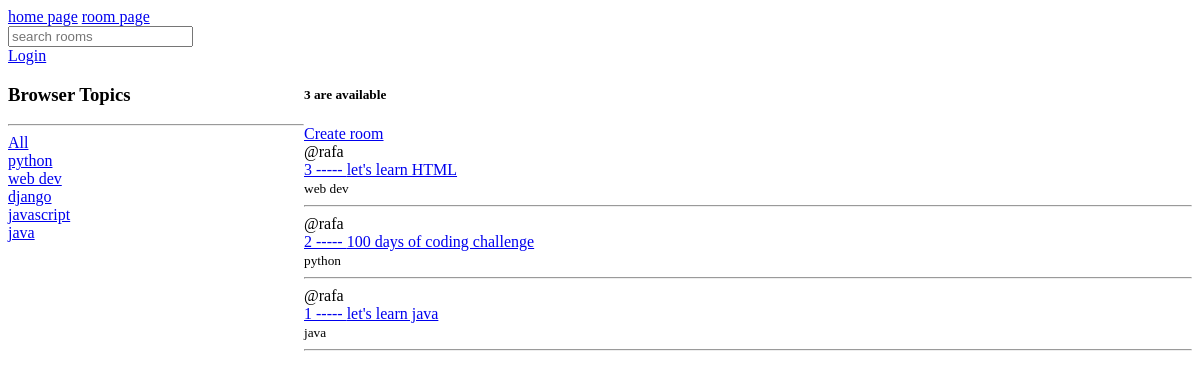
Before: / with the older database file.
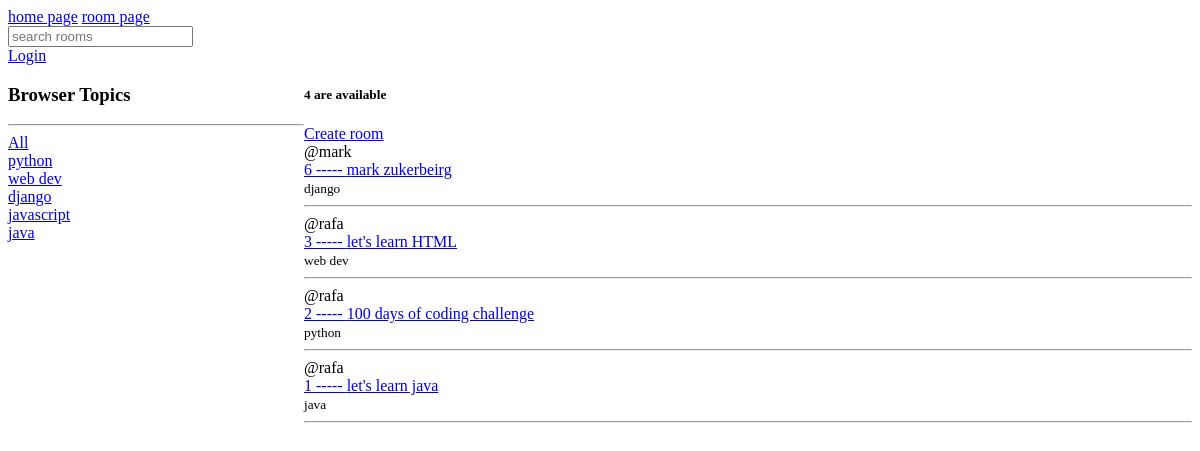
After: the same page with the newer database file.
### base/models.py (models this page shows, shortened)
class Topic(models.Model):
    name=models.CharField(max_length=200)

class Room(models.Model):
    host=models.ForeignKey(User,on_delete=models.SET_NULL,null=True)
    name=models.CharField(max_length=200)
    topic=models.ForeignKey(Topic,on_delete=models.SET_NULL,null=True)
    description=models.TextField(null=True,blank=True)
    updated=models.DateTimeField(auto_now=True)
    created=models.DateTimeField(auto_now_add=True)
    class Meta:
        ordering=['-updated','-created']

### base/views.py (the view)
# urls.py: path('',views.home,name='home'),
def home(request):
    q=request.GET.get('q') if request.GET.get('q') !=None else ''
    rooms=Room.objects.filter(Q(topic__name__icontains=q) |Q(name__icontains=q)|Q(description__icontains=q))
    topics=Topic.objects.all()
    room_count=rooms.count()
    context={'rooms':rooms,'topics':topics,'room_count':room_count}
    return render(request,'base/home.html',context);

### base/templates/base/home.html (shortened to what this page needs)
{% extends "main.html" %}
{% block content %}
<div class="home-container">
    <div>
        <h3>Browser Topics</h3>
        <hr>
        <div>
            <a href="{% url 'home' %}">All</a>
        </div>
        {% for topic in topics%}
        <div>
            <a href="{% url 'home' %}?q={{topic.name}}">{{topic.name}}</a>
        </div>
        {% endfor%}
    </div>
    <div>
        <h5>{{room_count}} are available</h5>
        <a href="{% url 'create-room' %}">Create room </a>
    <div>
        {% for room in rooms %}
        <div>
            <span>@{{room.host.username}}</span>
                <br>
                <a href="{% url 'room' room.id %}">{{ room.id }} ----- {{ room.name }} </a>
                <br>
                <small>{{room.topic.name}}</small>
                <hr>
            </div>
            {% endfor %}
        </div>
    </div>
    </div>
{% endblock %}

Changed rows visible on the page:
added Room: host.username "mark", id "6", name "mark zukerbeirg", topic.name "django"
Other visible differences:
{{ room_count }}: "3" → "4"
